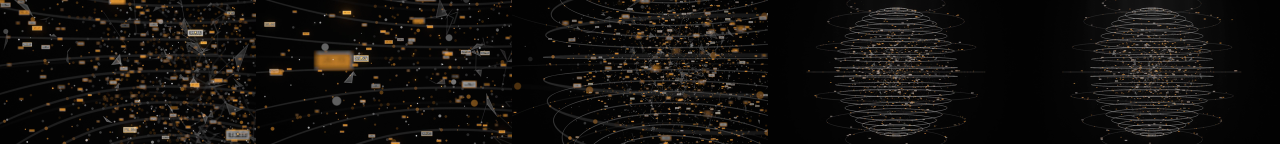
#> input picture deliverables/contact-sheets/DataSphere_WhiteAmber_sheet.png, 2560 x 288 px, given in place of WindFarmHologram_Blue_f150.png, which was not available (shown at 1/2 size)
$ python banding_crops.py ../../deliverables/contact-sheets
#> lines starting #> are read from the running program, lines starting #| are printed output that depends on the picture; pictures that were not available may be replaced by others from this repository, and a replacement may not be noted
"""Contrast-stretched crops of smooth regions from frames decoded out of the mp4s.
Stretching (min..max -> 0..255) makes any 8-bit banding steps obvious.
Also prints, per crop, the luminance range and the longest constant run
in a 16-row-averaged profile."""
import sys
import numpy as np
from PIL import Image
D = sys.argv[1]
# name, (x0, y0, x1, y1) fractions, label
CROPS = [
    ("WindFarmHologram_Blue", (0.80, 0.02, 1.00, 0.30), "sky gradient top-right"),
    ("WindFarmHologram_Blue", (0.60, 0.30, 0.80, 0.60), "violet bloom"),
    ("WindFarmHologram_Green", (0.80, 0.02, 1.00, 0.30), "sky gradient top-right"),
    ("PrismDispersion_Dark", (0.20, 0.00, 0.45, 0.25), "incoming beam edge"),
    ("MagneticTorus_PinkViolet", (0.00, 0.00, 0.30, 0.20), "indigo background"),
    ("BarMagnets_Attract", (0.15, 0.55, 0.40, 0.80), "shadow / white surface"),
    ("ElectricField_OppositeCharges", (0.00, 0.30, 0.20, 0.70), "glow falloff on black"),
]
tiles = []
for name, (x0, y0, x1, y1), label in CROPS:
    a = np.asarray(Image.open(f"{D}/{name}_f150.png").convert("RGB")).astype(np.float64)
    H, W, _ = a.shape
#> H = 288; W = 2560
    c = a[int(y0 * H):int(y1 * H), int(x0 * W):int(x1 * W)]
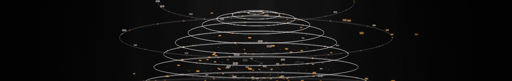
#> c: shape (81, 512, 3) float64; mean R, G, B 16.6, 16.1, 15.7
    L = c @ np.array([0.2126, 0.7152, 0.0722])
    lo, hi = np.percentile(L, 1), np.percentile(L, 99)
#> lo = 2; hi = 118
    s = np.clip((c - lo) / max(hi - lo, 1) * 255, 0, 255).astype(np.uint8)
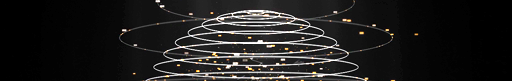
#> s: shape (81, 512, 3); mean R, G, B 31, 30.2, 29.5
    prof = L[: L.shape[0] // 16 * 16].reshape(-1, 16, L.shape[1]).mean(axis=1).mean(axis=1)
#> prof = [12.15, 17.17, 16.31, 17.15, 18.06]
    r = np.round(prof, 1)
#> r = [12.2, 17.2, 16.3, 17.2, 18.1]
    run = best = 1
    for i in range(1, len(r)):
        run = run + 1 if r[i] == r[i - 1] else 1
        best = max(best, run)
#> this loop made 4 passes
    print(f"{name:32s} {label:26s} L range {lo:6.1f}-{hi:6.1f}  longest flat run (16-px rows) {best}")
#| WindFarmHologram_Blue            sky gradient top-right     L range    2.0- 118.0  longest flat run (16-px rows) 1
#> pass 3 of the loop `for name, (x0, y0, x1, y1), label in CROPS:`:
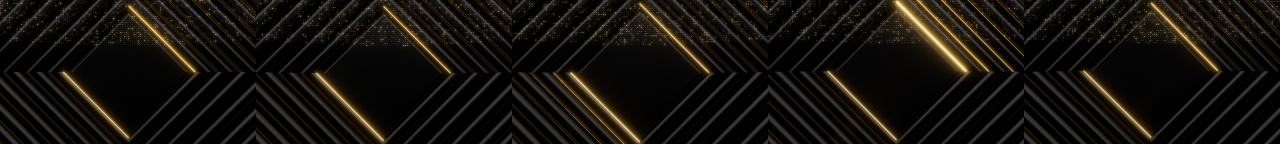
#> input picture deliverables/contact-sheets/DiamondFrames_BlackGold_contact.png, 2560 x 288 px, given in place of WindFarmHologram_Green_f150.png, which was not available (shown at 1/2 size)
#> `L = c @ np.array([0.2126, 0.7152, 0.0722])`:
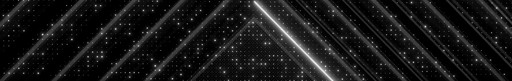
#> L: shape (81, 512) float64; min 0, max 242.6, mean 24
#> lo = 0; hi = 144.7
#> `s = np.clip((c - lo) / max(hi - lo, 1) * 255, 0, 255).astype(np.uint8)`:
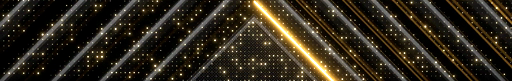
#> s: shape (81, 512, 3); mean R, G, B 47.6, 40.5, 28
#> prof = [23.48, 25.09, 24.55, 24.64, 22.61]
#> r = [23.5, 25.1, 24.6, 24.6, 22.6]
#> the loop `for i in range(1, len(r)):` made 4 passes
#> (run, best) on passes 1 to 4: (1, 1), (1, 1), (2, 2), (1, 2)
#| WindFarmHologram_Green           sky gradient top-right     L range    0.0- 144.7  longest flat run (16-px rows) 2
#> (the run stopped early here; a loop or call above may not have finished)
